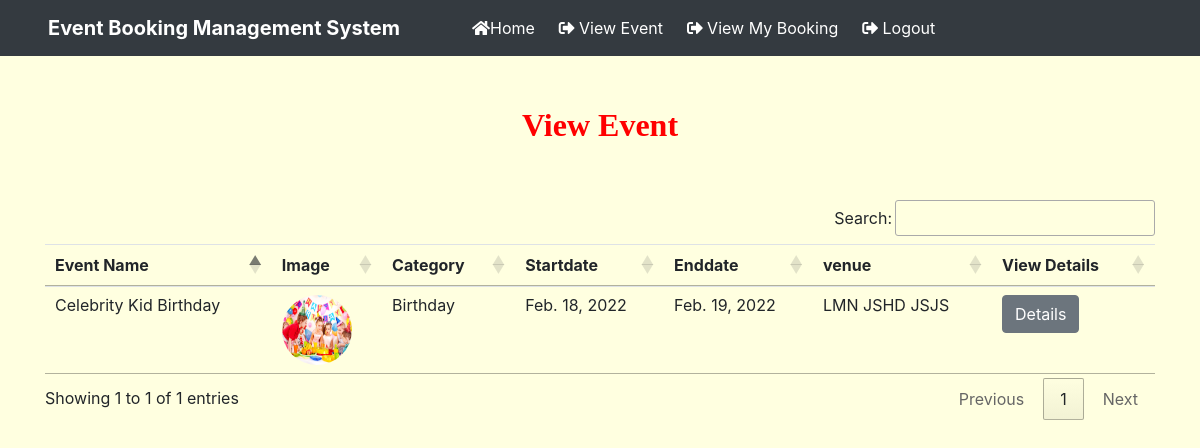
Screenshot of /view_eventuser (signed in) with the database file from the repository.
### EBS2021/models.py (models this page shows, shortened)
class Event(models.Model):
    eventname=models.CharField(max_length=100,null=True)
    image = models.FileField(null=True)
    category=models.CharField(max_length=100,null=True)
    description = models.CharField(max_length=300,null=True)
    startdate=models.DateField(null=True)
    enddate=models.DateField(null=True)
    venue=models.CharField(max_length=300,null=True)
    entryprice=models.CharField(max_length=100,null=True)
    creationdate = models.DateTimeField(default=datetime.now, blank=True)

### EBS2021/views.py (the view)
# urls.py: path('view_eventuser', view_eventuser ,name="view_eventuser"),
def view_eventuser(request):
    if not request.user.is_authenticated:
        return redirect('userLogin')
    event = Event.objects.all()
    d = {'event':event}
    return render(request ,"view_eventuser.html",d)

### EBS2021/templates/view_eventuser.html (shortened to what this page needs)
{% load static %}
{% block body %}
{% include 'navigation.html' %}
<link rel = stylesheet href="https://cdn.datatables.net/1.10.20/css/jquery.dataTables.min.css">
<link rel = stylesheet href="https://cdn.datatables.net/buttons/1.6.1/css/buttons.dataTables.min.css">
<div class="container" style="margin-top: 50px;">
    <h2 class = "text-center" style = "color : red ; font-weight : bold ;
    font-family : Castellar">View Event</h2>
<br><br>
<table class="table table-hover table-responsive-lg"id="example">
    <thead>
        <tr>
            <th>Event Name</th>
            <th>Image</th>
            <th>Category</th>
            <th>Startdate</th>
            <th>Enddate</th>
            <th>venue</th>
            <th>View Details</th>
        </tr>
    </thead>
    <tbody>
        {% for i in event %}
        <tr>
            <td>{{i.eventname}}</td>
            <td><img src="{{i.image.url}}" style="width: 70px; height: 70px;border-radius: 50%;"></td>
            <td>{{i.category}}</td>
            <td>{{i.startdate}}</td>
            <td>{{i.enddate}}</td>
            <td>{{i.venue}}</td>
            <td><a href="{% url 'view_details' i.id %}" class="btn btn-secondary">Details</a></td>
        </tr>
        {% endfor %}
    </tbody>
</table>
</div>
{% endblock %}

### rows the page displays
Event: eventname "Celebrity Kid Birthday", image (picture), category "Birthday", startdate "Feb. 18, 2022", enddate "Feb. 19, 2022", venue "LMN JSHD JSJS"
